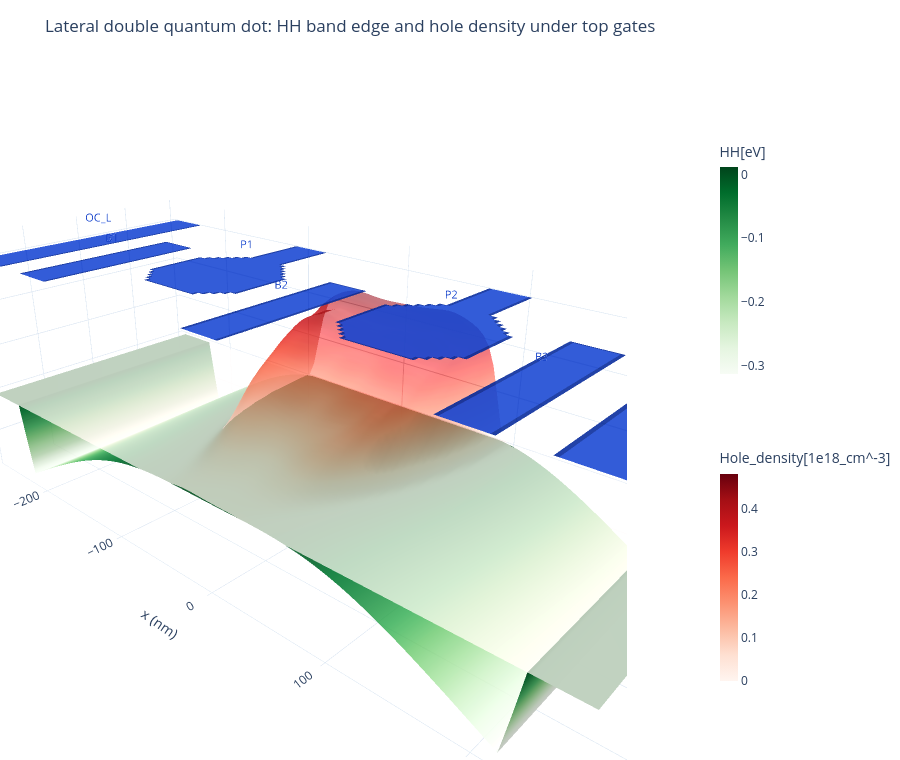

Source (notebook cell):
### Markdown cell above
## Gates, HH Band Edge, and Hole Density

The target depth is `z = -4 nm`. The reusable loaders extract the nearest available mesh plane and report the actual plane coordinate in the figure metadata/title.

For this presentation-style view, the HH band edge and hole density are plotted as 3D profiles: the value on the `x-y` plane becomes the plotted height. The gate layer is drawn from the simulated `Structure/contacts.vtr` contact-index output as a flat top-view projection above the two profile surfaces.

### Code cell
fig_hh_density_gates = plot_gate_bandedge_density_3d(
    RUN_ROOT,
    SIMULATION_LAYOUT_JSON,
    z_nm=TARGET_Z_NM,
    bias=BIAS,
    bandedge_variable="HH",
    density_quantity="density_hole",
    density_variable=None,
    density_log10=False,
    density_threshold_percentile=None,
    gate_source="contacts_projection",
    bandedge_colorscale="Greens",
    title="Lateral double quantum dot: HH band edge and hole density under top gates",
)

fig_hh_density_gates

### Figure 1 — Plotly figure (JSON) as saved in the notebook; plotly's stock layout.template omitted (floating-point values rounded to 4 significant figures; data arrays with more than 128 entries replaced by an {"elided": "..."} marker saying what was removed)
{"data": [{"colorbar": {"len": 0.36, "thickness": 18, "title": {"text": "HH[eV]"}, "x": 0.86, "y": 0.72, "yanchor": "middle"}, "colorscale": [[0, "rgb(247,252,245)"], [0.125, "rgb(229,245,224)"], [0.25, "rgb(199,233,192)"], [0.375, "rgb(161,217,155)"], [0.5, "rgb(116,196,118)"], [0.625, "rgb(65,171,93)"], [0.75, "rgb(35,139,69)"], [0.875, "rgb(0,109,44)"], [1, "rgb(0,68,27)"]], "hovertemplate": "x=%{x:.1f} nm<br>y=%{y:.1f} nm<br>HH[eV]=%{surfacecolor:.4g}<extra></extra>", "name": "HH[eV]", "opacity": 0.96, "surfacecolor": {"elided": "41x105 float values"}, "type": "surface", "x": {"elided": "41x105 float values"}, "y": {"elided": "41x105 float values"}, "z": {"elided": "41x105 float values"}}, {"colorbar": {"len": 0.36, "thickness": 18, "title": {"text": "Hole_density[1e18_cm^-3]"}, "x": 0.86, "y": 0.28, "yanchor": "middle"}, "colorscale": [[0, "rgb(255,245,240)"], [0.125, "rgb(254,224,210)"], [0.25, "rgb(252,187,161)"], [0.375, "rgb(252,146,114)"], [0.5, "rgb(251,106,74)"], [0.625, "rgb(239,59,44)"], [0.75, "rgb(203,24,29)"], [0.875, "rgb(165,15,21)"], [1, "rgb(103,0,13)"]], "hovertemplate": "x=%{x:.1f} nm<br>y=%{y:.1f} nm<br>Hole_density[1e18_cm^-3]=%{surfacecolor:.4g}<extra></extra>", "name": "Hole_density[1e18_cm^-3]", "opacity": 0.68, "showscale": true, "surfacecolor": {"elided": "41x105 float values"}, "type": "surface", "x": {"elided": "41x105 float values"}, "y": {"elided": "41x105 float values"}, "z": {"elided": "41x105 float values"}}, {"cmax": 1.5, "cmin": 0.5, "colorscale": [[0, "#0b37bf"], [1, "#0b37bf"]], "hovertemplate": "OC_L<br>x=%{x:.1f} nm<br>y=%{y:.1f} nm<extra></extra>", "name": "OC_L", "opacity": 0.92, "showscale": false, "surfacecolor": {"elided": "40x104 float values"}, "type": "surface", "x": {"elided": "40x104 float values"}, "y": {"elided": "40x104 float values"}, "z": {"elided": "40x104 float values"}}, {"cmax": 2.5, "cmin": 1.5, "colorscale": [[0, "#0b37bf"], [1, "#0b37bf"]], "hovertemplate": "B1<br>x=%{x:.1f} nm<br>y=%{y:.1f} nm<extra></extra>", "name": "B1", "opacity": 0.92, "showscale": false, "surfacecolor": {"elided": "40x104 float values"}, "type": "surface", "x": {"elided": "40x104 float values"}, "y": {"elided": "40x104 float values"}, "z": {"elided": "40x104 float values"}}, {"cmax": 3.5, "cmin": 2.5, "colorscale": [[0, "#0b37bf"], [1, "#0b37bf"]], "hovertemplate": "P1<br>x=%{x:.1f} nm<br>y=%{y:.1f} nm<extra></extra>", "name": "P1", "opacity": 0.92, "showscale": false, "surfacecolor": {"elided": "40x104 float values"}, "type": "surface", "x": {"elided": "40x104 float values"}, "y": {"elided": "40x104 float values"}, "z": {"elided": "40x104 float values"}}, {"cmax": 4.5, "cmin": 3.5, "colorscale": [[0, "#0b37bf"], [1, "#0b37bf"]], "hovertemplate": "B2<br>x=%{x:.1f} nm<br>y=%{y:.1f} nm<extra></extra>", "name": "B2", "opacity": 0.92, "showscale": false, "surfacecolor": {"elided": "40x104 float values"}, "type": "surface", "x": {"elided": "40x104 float values"}, "y": {"elided": "40x104 float values"}, "z": {"elided": "40x104 float values"}}, {"cmax": 5.5, "cmin": 4.5, "colorscale": [[0, "#0b37bf"], [1, "#0b37bf"]], "hovertemplate": "P2<br>x=%{x:.1f} nm<br>y=%{y:.1f} nm<extra></extra>", "name": "P2", "opacity": 0.92, "showscale": false, "surfacecolor": {"elided": "40x104 float values"}, "type": "surface", "x": {"elided": "40x104 float values"}, "y": {"elided": "40x104 float values"}, "z": {"elided": "40x104 float values"}}, {"cmax": 6.5, "cmin": 5.5, "colorscale": [[0, "#0b37bf"], [1, "#0b37bf"]], "hovertemplate": "B3<br>x=%{x:.1f} nm<br>y=%{y:.1f} nm<extra></extra>", "name": "B3", "opacity": 0.92, "showscale": false, "surfacecolor": {"elided": "40x104 float values"}, "type": "surface", "x": {"elided": "40x104 float values"}, "y": {"elided": "40x104 float values"}, "z": {"elided": "40x104 float values"}}, {"cmax": 7.5, "cmin": 6.5, "colorscale": [[0, "#0b37bf"], [1, "#0b37bf"]], "hovertemplate": "OC_R<br>x=%{x:.1f} nm<br>y=%{y:.1f} nm<extra></extra>", "name": "OC_R", "opacity": 0.92, "showscale": false, "surfacecolor": {"elided": "40x104 float values"}, "type": "surface", "x": {"elided": "40x104 float values"}, "y": {"elided": "40x104 float values"}, "z": {"elided": "40x104 float values"}}, {"hoverinfo": "skip", "mode": "text", "showlegend": false, "text": ["OC_L"], "textfont": {"color": "#0b37bf", "size": 11}, "type": "scatter3d", "x": [-240], "y": [100], "z": [0.6418]}, {"hoverinfo": "skip", "mode": "text", "showlegend": false, "text": ["B1"], "textfont": {"color": "#0b37bf", "size": 11}, "type": "scatter3d", "x": [-180], "y": [70], "z": [0.6418]}, {"hoverinfo": "skip", "mode": "text", "showlegend": false, "text": ["P1"], "textfont": {"color": "#0b37bf", "size": 11}, "type": "scatter3d", "x": [-90.0], "y": [125], "z": [0.6418]}, {"hoverinfo": "skip", "mode": "text", "showlegend": false, "text": ["B2"], "textfont": {"color": "#0b37bf", "size": 11}, "type": "scatter3d", "x": [0], "y": [70], "z": [0.6418]}, {"hoverinfo": "skip", "mode": "text", "showlegend": false, "text": ["P2"], "textfont": {"color": "#0b37bf", "size": 11}, "type": "scatter3d", "x": [90.0], "y": [125], "z": [0.6418]}, {"hoverinfo": "skip", "mode": "text", "showlegend": false, "text": ["B3"], "textfont": {"color": "#0b37bf", "size": 11}, "type": "scatter3d", "x": [180], "y": [70], "z": [0.6418]}, {"hoverinfo": "skip", "mode": "text", "showlegend": false, "text": ["OC_R"], "textfont": {"color": "#0b37bf", "size": 11}, "type": "scatter3d", "x": [240], "y": [100], "z": [0.6418]}], "layout": {"height": 760, "legend": {"itemclick": "toggle", "itemdoubleclick": "toggleothers"}, "margin": {"b": 0, "l": 0, "r": 20, "t": 64}, "meta": {"actual_z_nm": -3.75, "requested_z_nm": -4}, "scene": {"aspectmode": "manual", "aspectratio": {"x": 2.35, "y": 0.9, "z": 0.85}, "camera": {"eye": {"x": 1.55, "y": -1.7, "z": 1.05}}, "domain": {"x": [0, 0.76], "y": [0, 1]}, "xaxis": {"backgroundcolor": "rgba(245,247,250,0.65)", "range": [-270.4, 270.4], "title": {"text": "x (nm)"}}, "yaxis": {"backgroundcolor": "rgba(245,247,250,0.65)", "range": [-4, 204], "title": {"text": "y (nm)"}}, "zaxis": {"backgroundcolor": "rgba(245,247,250,0.65)", "range": [-0.3713, 0.6991], "title": {"text": ""}}}, "title": {"text": "Lateral double quantum dot: HH band edge and hole density under top gates"}}}
